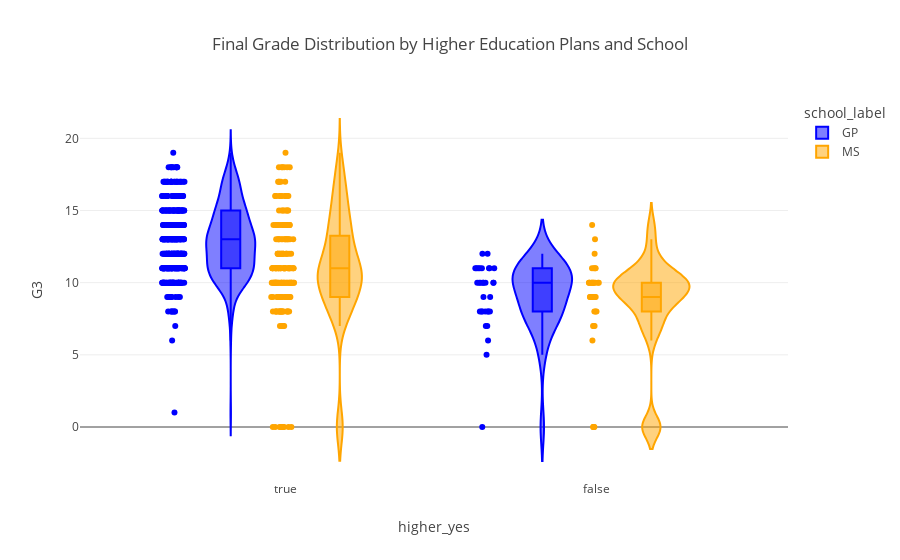

The notebook cell saved with this chart:
### Code cell
import plotly.io as pio

# Interactive violin plots
df["school_label"] = df["school_MS"].astype(int).map({0: "GP", 1: "MS"})

fig = px.violin(
    df,
    y="G3",
    x="higher_yes",
    color="school_label",  # use labels instead of 0/1
    box=True,
    points="all",
    title="Final Grade Distribution by Higher Education Plans and School",
    color_discrete_map={"GP": "blue", "MS": "orange"},  # custom colors
)

fig.show()
fig.write_image("school_violin_plots.png")

### Figure 1 — Plotly figure (JSON) as saved in the notebook; plotly's stock layout.template omitted (floating-point values rounded to 4 significant figures; data arrays with more than 128 entries replaced by an {"elided": "..."} marker saying what was removed)
{"data": [{"alignmentgroup": "True", "box": {"visible": true}, "hovertemplate": "school_label=GP<br>higher_yes=%{x}<br>G3=%{y}<extra></extra>", "legendgroup": "GP", "marker": {"color": "blue"}, "name": "GP", "offsetgroup": "GP", "orientation": "v", "points": "all", "scalegroup": "True", "showlegend": true, "type": "violin", "x": {"elided": "423 bool values"}, "x0": " ", "xaxis": "x", "y": {"elided": "423 int values"}, "y0": " ", "yaxis": "y"}, {"alignmentgroup": "True", "box": {"visible": true}, "hovertemplate": "school_label=MS<br>higher_yes=%{x}<br>G3=%{y}<extra></extra>", "legendgroup": "MS", "marker": {"color": "orange"}, "name": "MS", "offsetgroup": "MS", "orientation": "v", "points": "all", "scalegroup": "True", "showlegend": true, "type": "violin", "x": {"elided": "226 bool values"}, "x0": " ", "xaxis": "x", "y": {"elided": "226 int values"}, "y0": " ", "yaxis": "y"}], "layout": {"legend": {"title": {"text": "school_label"}, "tracegroupgap": 0}, "title": {"text": "Final Grade Distribution by Higher Education Plans and School"}, "violinmode": "group", "xaxis": {"anchor": "y", "domain": [0, 1], "title": {"text": "higher_yes"}}, "yaxis": {"anchor": "x", "domain": [0, 1], "title": {"text": "G3"}}}}
